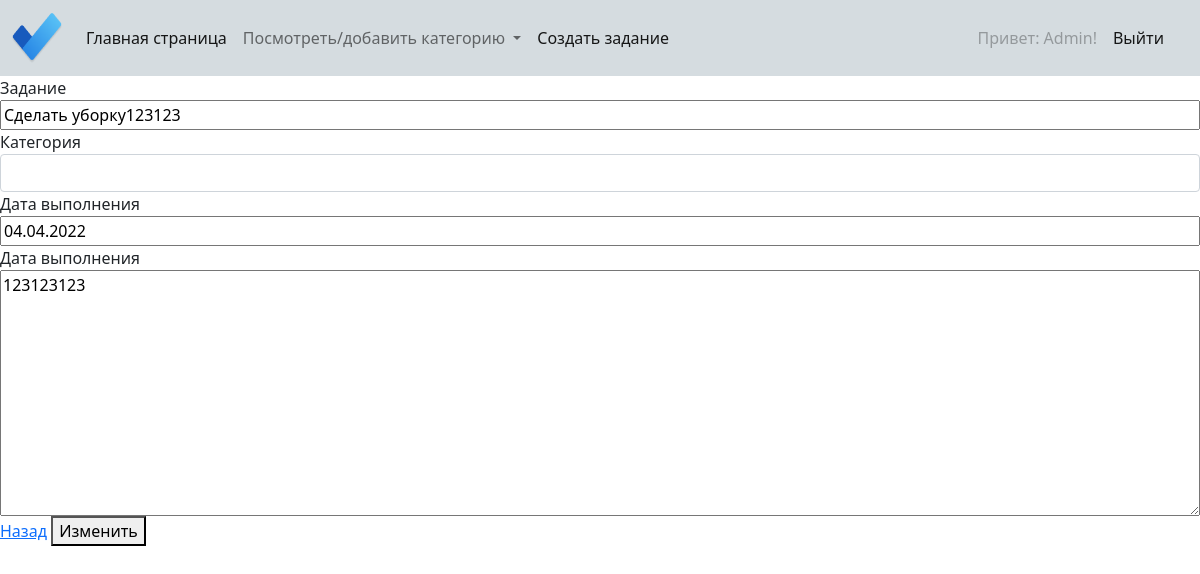
/update_task/6 (signed in), run on an earlier commit of the app's database.
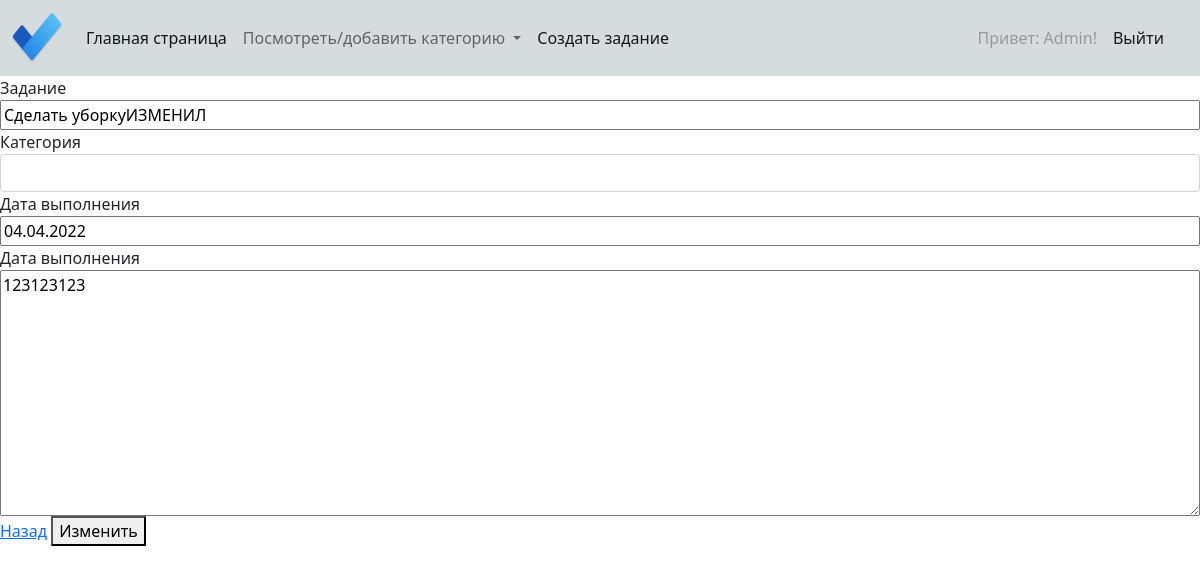
And on a later commit of the database.
### main/models.py (models this page shows, shortened)
class Task(models.Model):
    user = models.ForeignKey(User, on_delete=models.CASCADE, verbose_name='Пользователь')
    task_name = models.CharField(max_length=255, verbose_name='Задание')
    due_date = models.DateField(verbose_name='Дата выполнения')
    comment = models.TextField(blank=True, null=True, verbose_name='Комментарий')
    created_at = models.DateTimeField(auto_now_add=True, verbose_name='Дата создания')
    list = models.ForeignKey(List, on_delete=models.SET_NULL, null=True, blank=True, verbose_name='Категория')
    is_done = models.BooleanField(default=False)
    class Meta:
        verbose_name = 'Задание'
        verbose_name_plural = 'Задания'
        ordering = ['-created_at']

### main/views.py (the view, shortened to what this page needs)
# urls.py: path('update_task/<int:pk>', updateTask, name='update_task'),
@login_required(login_url='login')
def updateTask(request, pk):
    task = Task.objects.get(id=pk)
    lists = List.objects.all()
    form = TaskUpdateForm(instance=task)
    context = {
        'lists': lists,
        'form': form,
        'task': task,
    }
    return render(request, 'main/update_task.html', context)

### main/forms.py
class TaskUpdateForm(ModelForm):
    class Meta:
        model = Task
        fields = '__all__'
        exclude = ['user', 'is_done']

### main/templates/main/update_task.html (shortened to what this page needs)
{% extends 'base.html' %}
{% block content %}
<form action="" method="post">
    <div class="room_form-group d-flex flex-column">
        <label class="room_topic">Задание</label>
        {{ form.task_name }}
    </div>
    <div class="room_form-group d-flex flex-column">
        <label class="room_topic">Категория</label>
        <input required type="text" value="" name="list" class="form-control" list="datalistOptions" id="exampleDataList" placeholder="">
    </div>
    <div class="room_form-group d-flex flex-column">
        <label class="room_topic">Дата выполнения</label>
        {{ form.due_date }}
    </div>
    <div class="room_form-group d-flex flex-column">
        <label class="room_topic">Дата выполнения</label>
        {{ form.comment }}
    </div>
    <a href="{{ request.META.HTTP_REFERER }}">Назад</a>
    <button type="submit">Изменить</button>
</form>
{% endblock %}

What changed in the data, as far as the page shows it:
changed Task: task_name "Сделать уборку123123" → "Сделать уборкуИЗМЕНИЛ"
